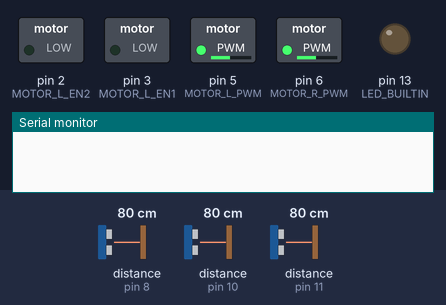
Simulated run of this sketch. Board: Arduino Uno, built with avr-gcc and run on an emulated ATmega328P. Shown: switched loads named in the sketch (green lamp = pin HIGH), output pins drawn as LEDs (lit = HIGH), the last lines printed to the serial monitor. Inputs (shaded band) come from the test bench; at power-on: distance to the obstacle (sensors on pin 8, pin 10, pin 11) 80 cm.

Above: at 0.05 s.
At 5.95 s:
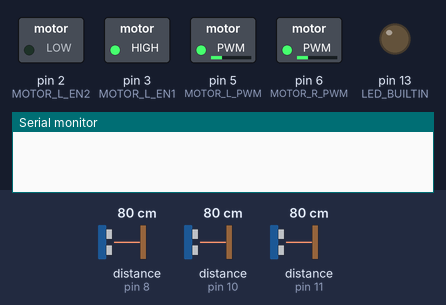
At 16.1 s:
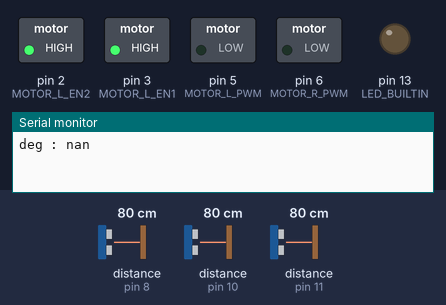
Timing chart, 0 to 18.6 s (numbered marks = the images above):
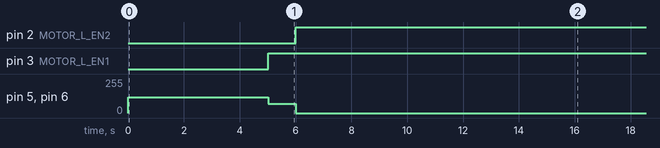

The sketch:

3.Find_deg.ino
```cpp
// C++ code
//n mm에서 멈춤 후 우로 90도 회전
#include<NewPing.h>
//좌
#define MOTOR_L_EN1 3
#define MOTOR_L_EN2 2
#define MOTOR_L_PWM 5
//우
#define MOTOR_R_EN1 4
#define MOTOR_R_EN2 7
#define MOTOR_R_PWM 6

#define F_Sonar 8
#define R_Sonar 10
#define L_Sonar 11

#define speed_nomal 120


int line_sensor[5]={0,0,0,0,0};
int maxDistance=400;//cm
float F_distance,L_distance,R_distance,
		F_distance1,L_distance1,R_distance1,
		d_F_distance,d_R_distance,d_L_distance;
int time_msec,time_90,Road_line;


NewPing Sonar[3]={
NewPing(F_Sonar,F_Sonar,maxDistance),
NewPing(R_Sonar,R_Sonar,maxDistance),
NewPing(L_Sonar,L_Sonar,maxDistance),
};

	void M_CTL(int dir_L,int dir_R,float spd_L,float spd_R){
	if((dir_L ==1)){
		if(dir_R ==1){
			digitalWrite(MOTOR_L_EN1 ,HIGH);
 			digitalWrite(MOTOR_L_EN2 ,LOW);
			analogWrite(MOTOR_L_PWM,spd_L);
			//4,7 다르면 전진
 			digitalWrite(MOTOR_R_EN1 ,HIGH);
  			digitalWrite(MOTOR_R_EN2 ,LOW);
			analogWrite(MOTOR_R_PWM,spd_R);
			}
		else if(dir_R ==-1){
			digitalWrite(MOTOR_L_EN1 ,HIGH);
 			digitalWrite(MOTOR_L_EN2 ,LOW);
			analogWrite(MOTOR_L_PWM,spd_L);
			//4,7 다르면 후진
 			digitalWrite(MOTOR_R_EN1 ,LOW);
  			digitalWrite(MOTOR_R_EN2 ,HIGH);
			analogWrite(MOTOR_R_PWM,spd_R);
		}

	}
	else if(dir_L ==-1){
		if(dir_R==-1){
			//2,3 다르면 후진
			digitalWrite(MOTOR_L_EN1 ,LOW);
			digitalWrite(MOTOR_L_EN2 ,HIGH);
			analogWrite(MOTOR_L_PWM,spd_L);
			//4,7 다르면 후진
 			digitalWrite(MOTOR_R_EN1 ,LOW);
 			digitalWrite(MOTOR_R_EN2 ,HIGH);
			analogWrite(MOTOR_R_PWM,spd_R);
			}
		else if(dir_R==1){
			//2,3 다르면 후진
			digitalWrite(MOTOR_L_EN1 ,LOW);
			digitalWrite(MOTOR_L_EN2 ,HIGH);
			analogWrite(MOTOR_L_PWM,spd_L);
			//4,7 다르면 전진
 			digitalWrite(MOTOR_R_EN1 ,HIGH);
  			digitalWrite(MOTOR_R_EN2 ,LOW);
			analogWrite(MOTOR_R_PWM,spd_R);
		}
	}
	else if((dir_L ==0)&&(dir_R==0)){
		//2,3 같으면 멈춤
		digitalWrite(MOTOR_L_EN1 ,HIGH);
		digitalWrite(MOTOR_L_EN2 ,HIGH);
		analogWrite(MOTOR_L_PWM,spd_L);
		//4,7 같으면 멈춤
		digitalWrite(MOTOR_R_EN1 ,HIGH);
		digitalWrite(MOTOR_R_EN2 ,HIGH);
		analogWrite(MOTOR_R_PWM,spd_R);
	}

}


void setup()
{
	pinMode(LED_BUILTIN, OUTPUT);
	pinMode(MOTOR_L_EN1 ,OUTPUT);
	pinMode(MOTOR_L_EN2 ,OUTPUT);
	pinMode(MOTOR_L_EN1 ,OUTPUT);
	pinMode(MOTOR_L_EN2 ,OUTPUT);


	Road_line = 1;
	analogWrite(MOTOR_L_PWM,speed_nomal);
	analogWrite(MOTOR_R_PWM,speed_nomal);
	time_msec = 1000;
	time_90 = (80/speed_nomal)*950;  //속도가 빠를수록 초는 느려야하니 반비례, 속도 80일때 950이 90도 회전함.


	Serial.begin(115200);

}

void loop()
{

  //거리 단위 mm

	//시작시 잠시 멈춤
	delay(5000);
	//초음파 센서 측정
	F_distance = Sonar[0].ping_cm()*10;
	R_distance = Sonar[1].ping_cm()*10;
	L_distance = Sonar[2].ping_cm()*10;
	//전진 명령
	M_CTL(1,1,70,70);
	delay(1000);
	//정지 명령
	M_CTL(0,0,0,0);
	delay(100);
	//초음파 센서 측정
	F_distance1 = Sonar[0].ping_cm()*10;
	R_distance1 = Sonar[1].ping_cm()*10;
	L_distance1 = Sonar[2].ping_cm()*10;
	//거리계산
	d_F_distance = F_distance1-F_distance;
	d_R_distance = R_distance1-R_distance;
	d_L_distance = L_distance1-L_distance;
	//계산 결과 시리얼 출력
	/*
	Serial.print("F_distance : ");
		Serial.println(F_distance);
		Serial.print("R_distance : ");
		Serial.println(R_distance);
		Serial.print("L_distance : ");
		Serial.println(L_distance);
	Serial.println("");

	Serial.print("F_distance1 : ");
		Serial.println(F_distance1);
		Serial.print("R_distance1 : ");
		Serial.println(R_distance1);
		Serial.print("L_distance1 : ");
		Serial.println(L_distance1);
	Serial.println("");

	Serial.print("d_F_distance : ");
		Serial.println(d_F_distance);
		Serial.print("d_R_distance : ");
		Serial.println(d_R_distance);
		Serial.print("d_L_distance : ");
		Serial.println(d_L_distance);
	*/
		Serial.print("deg : ");

	Serial.println(atan(d_R_distance/d_F_distance)*180/3.14);
	delay(10000);

	/*
	if(atan(d_R_distance/d_F_distance)*180/3.14 > 0){
		M_CTL(1,-1,40,40);
		delay(100);
	}
	else{
		M_CTL(-1,1,40,40);
		delay(100);
	}
	*/


}
```

Measured:
- by itself, pin 2 (MOTOR_L_EN2): alternates HIGH for 15.1 s and LOW for 1.0 s
- by itself, pin 3 (MOTOR_L_EN1): LOW → HIGH at 5.0 s
- by itself, pin 5 (MOTOR_L_PWM), pin 6 (MOTOR_R_PWM): alternates 70/255 for 1.0 s and 0/255 for 15.1 s
